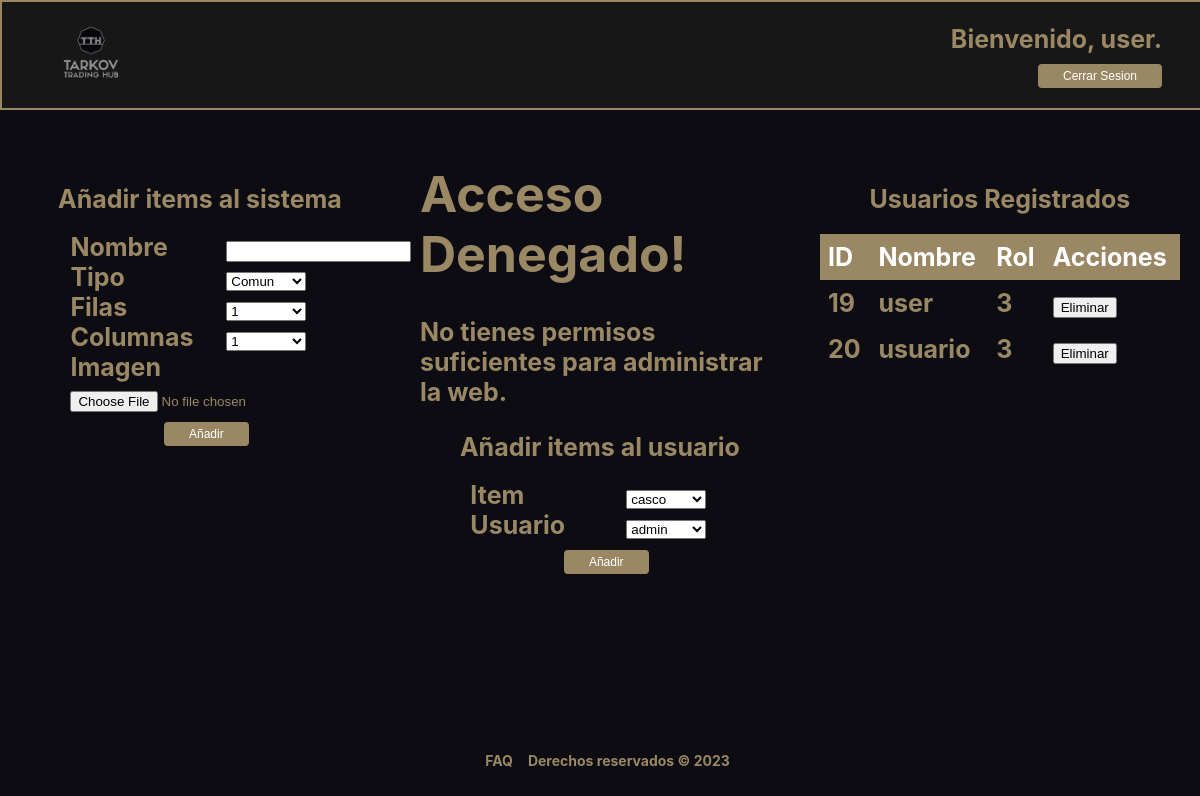
The app's page /admin.php (signed in) with its own data.
### tables this page shows
CREATE TABLE `usuarios` (
  `id` int(255) NOT NULL,
  `nombre_usuario` varchar(255) NOT NULL,
  `rol` int(255) NOT NULL,
  `email` varchar(255) NOT NULL,
  `capacidad_inventario` int(255) NOT NULL,
  `dinero` int(11) NOT NULL,
  `password` varchar(255) NOT NULL
);

### includes/src/clases/item.php (called while the page is built, shortened)
<?php
class Item
{
    public static function getItems()
    {
        $conn = Aplicacion::getInstance()->getConexionBd();
        $sql = "SELECT * FROM items";
        $result = $conn->query($sql);
        $items = [];
        if ($result->num_rows > 0) {
            while ($row = $result->fetch_assoc()) {
                $item = new Item(null, $row['nombre'], $row['rareza'], $row['filas'], $row['columnas'], null, null);
                $items[] = $item;
            }
        }
        return $items;
    }
    private $nombre;
    private function __construct($id, $nombre, $rareza, $filas, $columnas, $pos_x, $pos_y)
    {
        $this->nombre = $nombre;
    }
    public function getNombre()
    {
        return $this->nombre;
    }
}

### includes/src/aplicacion.php (called while the page is built, shortened)
<?php
class Aplicacion
{
    private $dirInstalacion;
    private $inicializada;
    private function __construct()
    {
        $this->inicializada = false;
    }
    public function init($bdDatosConexion, $rutaApp = '/', $dirInstalacion = __DIR__)
    {
        if (!$this->inicializada) {
            $this->dirInstalacion = $dirInstalacion;
            $this->inicializada = true;
        }
    }
    private function doIncludeInterna($path, &$params)
    {
        include($this->dirInstalacion . $path);
    }
    public function generaVista(string $rutaVista, &$params)
    {
        $params['app'] = $this;
        $rutaVista = "/vistas{$rutaVista}";
        $this->doIncludeInterna($rutaVista, $params);
    }
}

### includes/src/clases/usuarios/Usuario.php (called while the page is built, shortened)
<?php
class Usuario
{
    public static function buscaTodos()
    {
        $conn = Aplicacion::getInstance()->getConexionBd();
        $query = "SELECT * FROM usuarios";
        $rs = $conn->query($query);
        $usuarios = array();
        if ($rs) {
            while ($fila = $rs->fetch_assoc()) {
                $usuario = new Usuario($fila['nombre_usuario'], $fila['password'], $fila['id'], $fila['rol'], $fila['capacidad_inventario'], $fila['dinero']);
                array_push($usuarios, $usuario);
            }
        } else {
            error_log("Error BD ({$conn->errno}): {$conn->error}");
        }
        return $usuarios;
    }
    private $id;
    private $nombreUsuario;
    private $rol;
    private function __construct($nombreUsuario, $password, $id, $rol, $capacidad_inventario, $dinero)
    {
        $this->id = $id;
        $this->nombreUsuario = $nombreUsuario;
        $this->rol = $rol;
    }
    public function getId()
    {
        return $this->id;
    }
    public function getNombreUsuario()
    {
        return $this->nombreUsuario;
    }
    public function getRoles()
    {
        return $this->rol;
    }
}

### includes/src/clases/usuarios/FormularioAddItemUser.php (the view, shortened to what this page needs)
<?php
class FormularioAddItemUser extends Formulario
{
    protected function generaCamposFormulario(&$datos)
    {
        $items = Item::getItems();
        $options_items = "";
        foreach ($items as $item) {
            $options_items .= "<option value='{$item->getNombre()}'>{$item->getNombre()}</option>";
        }
        $usuarios = Usuario::buscaTodos();
        $options_users = "";
        foreach ($usuarios as $user) {
            $options_users .= "<option value='{$user->getId()}'>{$user->getNombreUsuario()}</option>";
        }
        $camposFormulario = <<<EOS
        <div class="formulario-insertar-item-user">
            <label for="item">Item</label>
            <select name="item" id="item">
                {$options_items}
            </select><br>
            <label for="usuario">Usuario</label>
            <select name="usuario" id="usuario">
                {$options_users}
            </select>
        </div>
        <input type="submit" value="Añadir" class ="btn-añadir">
        EOS;
        return $camposFormulario;
    }
}

### includes/src/funciones_admin.php (shortened to what this page needs)
<?php
function mostrarTablaUsuarios(){
        $usuarios = Usuario::buscaTodos();
        echo "<table>
        <thead>
            <tr>
                <th>ID</th>
                <th>Nombre</th>
                <th>Rol</th>
                <th>Acciones</th>
            </tr>
        </thead>
        <tbody>";
        foreach ($usuarios as $usuario) {
            if($usuario->getId() != 1){
                echo "<tr>
                    <td>{$usuario->getId()}</td>
                    <td>{$usuario->getNombreUsuario()}</td>
                    <td>{$usuario->getRoles()}</td>
                    <td>
                        <form method='POST' action='./BorrarUsuario.php'>
                            <input type='hidden' name='id' value='{$usuario->getId()}'>
                            <input type='submit' value='Eliminar'>
                        </form>
                    </td>
                </tr>";
            }
        }
        echo "</tbody>
    </table>";
        return null;
}
?>

### css/admin.css (style rules this page uses)
body { background-color: #0c0c12; color: #9a8865; font-size: 25px; margin: 0; padding: 0; font-family: bender, Source Sans Pro, -apple-system, BlinkMacSystemFont, Segoe UI, Roboto, Helvetica Neue, Arial, sans-serif; font-weight: 700; }
table { border-collapse: collapse; width: 100%; margin: 20px 0; overflow-y: scroll; }
.formulario-nuevo-item, .formulario-insertar-item-user { margin-top: 5%; width: 100%; margin-left: 14%; }
label { display: inline-block; width: 150px; }
select { display: inline-block; width: 80px; }
th, td { text-align: left; padding: 8px; }
th { background-color: #9a8865; color: white; }
.btn-añadir { font-size: 12px; background-color: #9a8865; color: white; padding: 5px 25px; border: none; border-radius: 4px; cursor: pointer; margin-top: 10px; margin-left: 40%; }

### css/cabecera.css (style rules this page uses)
body { overflow-x: hidden; font-family: bender,Source Sans Pro,-apple-system,BlinkMacSystemFont,Segoe UI,Roboto,Helvetica Neue,Arial,sans-serif; font-weight: 700; }

### records on screen
usuarios: id "19", nombre_usuario "user", rol "3"
usuarios: id "20", nombre_usuario "usuario", rol "3"

### other values on screen
mostrarSaludo() "Bienvenido, user."
form field item "casco"
form field usuario "admin"
